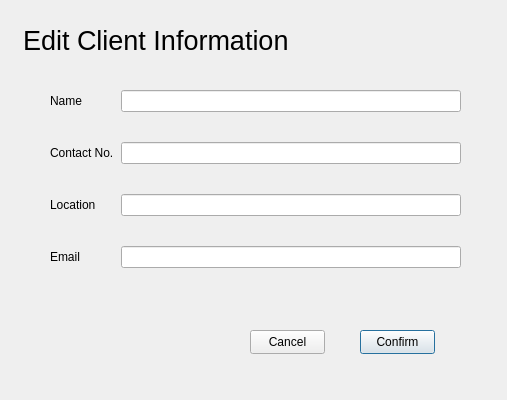
<?xml version="1.0" encoding="UTF-8"?>
<ui version="4.0">
 <class>Dialog</class>
 <widget class="QDialog" name="Dialog">
  <property name="geometry">
   <rect>
    <x>0</x>
    <y>0</y>
    <width>507</width>
    <height>400</height>
   </rect>
  </property>
  <property name="windowTitle">
   <string>Dialog</string>
  </property>
  <widget class="QPushButton" name="emailBtn">
   <property name="geometry">
    <rect>
     <x>360</x>
     <y>330</y>
     <width>75</width>
     <height>24</height>
    </rect>
   </property>
   <property name="text">
    <string>Confirm</string>
   </property>
  </widget>
  <widget class="QPushButton" name="cancelBtn">
   <property name="geometry">
    <rect>
     <x>250</x>
     <y>330</y>
     <width>75</width>
     <height>24</height>
    </rect>
   </property>
   <property name="text">
    <string>Cancel</string>
   </property>
  </widget>
  <widget class="QLabel" name="label_16">
   <property name="geometry">
    <rect>
     <x>20</x>
     <y>0</y>
     <width>271</width>
     <height>81</height>
    </rect>
   </property>
   <property name="lineWidth">
    <number>0</number>
   </property>
   <property name="text">
    <string>&lt;html&gt;&lt;head/&gt;&lt;body&gt;&lt;p&gt;&lt;span style=&quot; font-size:20pt;&quot;&gt;Edit Client Information&lt;/span&gt;&lt;/p&gt;&lt;/body&gt;&lt;/html&gt;</string>
   </property>
   <property name="scaledContents">
    <bool>false</bool>
   </property>
   <property name="indent">
    <number>3</number>
   </property>
  </widget>
  <widget class="QWidget" name="layoutWidget">
   <property name="geometry">
    <rect>
     <x>50</x>
     <y>90</y>
     <width>411</width>
     <height>191</height>
    </rect>
   </property>
   <layout class="QFormLayout" name="formLayout">
    <property name="horizontalSpacing">
     <number>7</number>
    </property>
    <property name="verticalSpacing">
     <number>30</number>
    </property>
    <item row="0" column="0">
     <widget class="QLabel" name="label">
      <property name="text">
       <string>Name</string>
      </property>
     </widget>
    </item>
    <item row="0" column="1">
     <widget class="QLineEdit" name="nameInput"/>
    </item>
    <item row="1" column="0">
     <widget class="QLabel" name="label_2">
      <property name="text">
       <string>Contact No.</string>
      </property>
     </widget>
    </item>
    <item row="1" column="1">
     <widget class="QLineEdit" name="contactnoInput"/>
    </item>
    <item row="2" column="0">
     <widget class="QLabel" name="label_3">
      <property name="text">
       <string>Location</string>
      </property>
     </widget>
    </item>
    <item row="2" column="1">
     <widget class="QLineEdit" name="locationInput"/>
    </item>
    <item row="3" column="0">
     <widget class="QLabel" name="label_4">
      <property name="text">
       <string>Email</string>
      </property>
     </widget>
    </item>
    <item row="3" column="1">
     <widget class="QLineEdit" name="emailInput"/>
    </item>
   </layout>
  </widget>
 </widget>
 <resources/>
 <connections/>
</ui>
